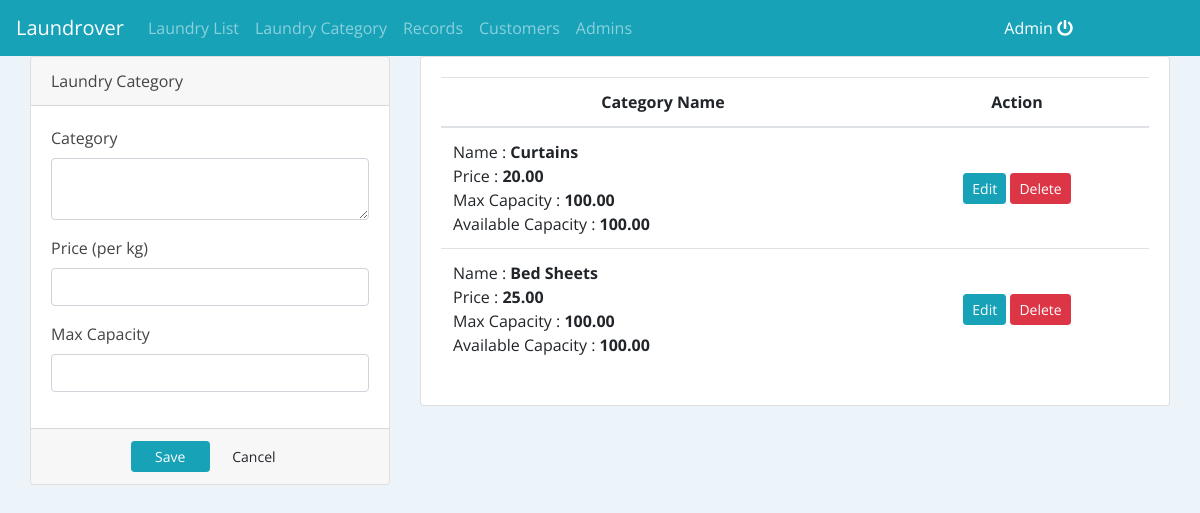
The page /index.php?page=categories (signed in) on the database its author committed.
### tables this page shows
CREATE TABLE `laundry_categories` (
  `id` int NOT NULL,
  `name` text NOT NULL,
  `price` double NOT NULL,
  `max_capacity` int NOT NULL,
  `available_capacity` int NOT NULL,
  PRIMARY KEY(id)
);

### categories.php (the view, shortened to what this page needs)
<?php include('db_connect.php');?>
<div class="container-fluid">
	<div class="col-lg-12">
		<div class="row">
			<div class="col-md-4">
			<form action="" id="manage-category">
				<div class="card">
					<div class="card-header">
						    Laundry Category
				  	</div>
					<div class="card-body">
							<div class="form-group">
								<label class="control-label">Category</label>
								<textarea name="name" id="" cols="30" rows="2" class="form-control"></textarea>
							</div>
							<div class="form-group">
								<label class="control-label">Price (per kg)</label>
								<input type="number" class="form-control text-right" min="1" step="any" name="price">
							</div>
							<div class="form-group">
								<label class="control-label">Max Capacity</label>
								<input type="number" class="form-control text-right" min="1" step="any" name="max_capacity">
							</div>
					</div>
					<div class="card-footer">
						<div class="row">
							<div class="col-md-12">
								<button class="btn btn-sm btn-info col-sm-3 offset-md-3"> Save</button>
								<button class="btn btn-sm btn-default col-sm-3" type="button" onclick="$('#manage-category').get(0).reset()"> Cancel</button>
							</div>
						</div>
					</div>
				</div>
			</form>
			</div>
			<div class="col-md-8">
				<div class="card">
					<div class="card-body">
						<table class="table table-hover">
							<thead>
								<tr>
									<th class="text-center">Category Name</th>
									<th class="text-center">Action</th>
								</tr>
							</thead>
							<tbody>
								<?php
								$cats = $conn->query("SELECT * FROM laundry_categories order by id asc");
								while($row=$cats->fetch_assoc()):
								?>
								<tr>
									<td class="">
										<p>Name : <b><?php echo $row['name'] ?></b></p>
										<p>Price : <b><?php echo number_format($row['price'],2) ?></b></p>
										<p>Max Capacity : <b><?php echo number_format($row['max_capacity'],2) ?></b></p>
										<p>Available Capacity : <b><?php echo number_format($row['available_capacity'],2) ?></b></p>
									</td>
									<td class="text-center">
										<button class="btn btn-sm btn-info edit_cat" type="button" data-id="<?php echo $row['id'] ?>" data-name="<?php echo $row['name'] ?>" data-price="<?php echo $row['price'] ?>" >Edit</button>
										<button class="btn btn-sm btn-danger delete_cat" type="button" data-id="<?php echo $row['id'] ?>">Delete</button>
									</td>
								</tr>
								<?php endwhile; ?>
							</tbody>
						</table>
					</div>
				</div>
			</div>
		</div>
	</div>
</div>

### assets/css/style.css (style rules this page uses)
body { font-family: "Open Sans", sans-serif; color: #444444; width: 100%; height: calc(100%); }

### index.php (style rules this page uses)
body { background: #Ecf3f9; }

### categories.php (style rules this page uses)
td { vertical-align: middle !important; }
td p { margin: unset }

### rows shown on the page
laundry_categories: name "Curtains", price "20.00", max_capacity "100.00", available_capacity "100.00"
laundry_categories: name "Bed Sheets", price "25.00", max_capacity "100.00", available_capacity "100.00"

### other values the page prints
$_SESSION['login_name'] "Admin"
